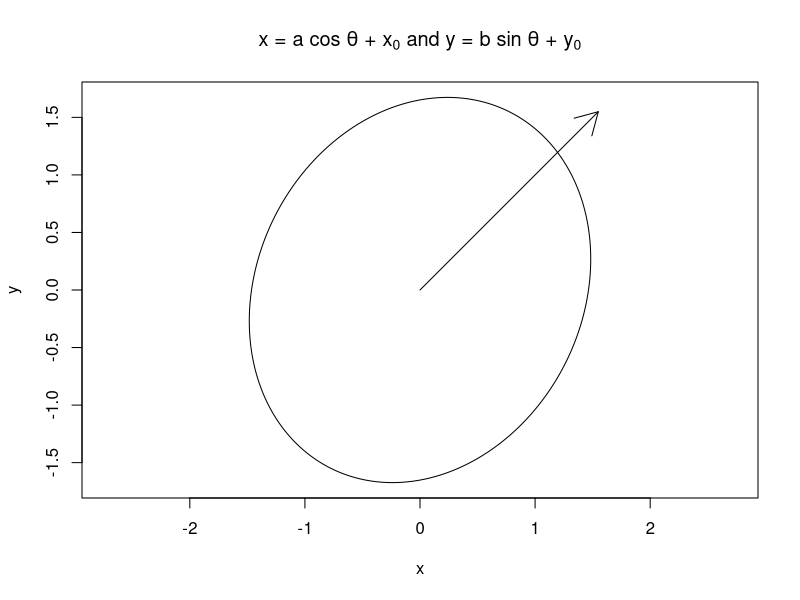

Recreate this plot in R.
mat <- matrix(c(2.2, 0.4, 0.4, 2.8), 2, 2)
eigens <- eigen(mat)
evs <- sqrt(eigens$values)
evecs <- eigens$vectors

a <- evs[1]
b <- evs[2]
x0 <- 0
y0 <- 0
alpha <- atan(evecs[ , 1][2] / evecs[ , 1][1])
theta <- seq(0, 2 * pi, length=(1000))

x <- x0 + a * cos(theta) * cos(alpha) - b * sin(theta) * sin(alpha)
y <- y0 + a * cos(theta) * sin(alpha) + b * sin(theta) * cos(alpha)


png("graph.png")
plot(x, y, type = "l", main = expression("x = a cos " * theta * " + " * x[0] * " and y = b sin " * theta * " + " * y[0]), asp = 1)
arrows(0, 0, a * evecs[ , 1][2], a * evecs[ , 1][2])
arrows(0, 0, b * evecs[ , 2][3], b * evecs[ , 2][2])
dev.off()